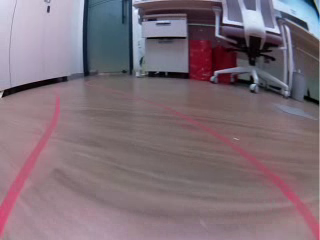
#> input picture frame 19 of important_code/deepThinkCar_mini/data/car_video.avi, 320 x 240 px, given in place of the camera
$ python jd_1_record_lane_video.py
#> lines starting #> are read from the running program, lines starting #| are printed output that depends on the picture; after the words box and inside, x2 and y2 are one past the last pixel; in counts of white or black regions, pixels touching at a corner belong together
### important_code/deepThinkCar_mini/jd_opencv_lane_detect.py
import cv2
import numpy as np
import logging
import math
import datetime
import sys

show_image = False
class JdOpencvLaneDetect(object):
    def __init__(self):
        self.curr_steering_angle = 90

    def get_lane(self, frame):
        show_image("orignal", frame)
        lane_lines, frame = detect_lane(frame)
        return lane_lines, frame

    def get_steering_angle(self, img_lane, lane_lines):
        if len(lane_lines) == 0:
            return 0, None
        new_steering_angle = compute_steering_angle(img_lane, lane_lines)
        self.curr_steering_angle = stabilize_steering_angle(self.curr_steering_angle, new_steering_angle, len(lane_lines))

        curr_heading_image = display_heading_line(img_lane, self.curr_steering_angle)
        show_image("heading", curr_heading_image)

        return self.curr_steering_angle, curr_heading_image

############################
# Frame processing steps
############################
def detect_lane(frame):
    logging.debug('detecting lane lines...')
    edges = detect_edges(frame)
    show_image('edges', edges)

    cropped_edges = region_of_interest(edges)
    show_image('edges cropped', cropped_edges, True)

    line_segments = detect_line_segments(cropped_edges)
    line_segment_image = display_lines(frame, line_segments)
    show_image("line segments", line_segment_image)

    lane_lines = average_slope_intercept(frame, line_segments)
    lane_lines_image = display_lines(frame, lane_lines)
    show_image("lane lines images", lane_lines_image)

    return lane_lines, lane_lines_image

'''
To improve red line detection
1. change hue value: lower_red1[0], upper_red1[0], lower_red2[0], upper_red2[0]
recommand values are 170 ~ 180 and 0 ~ 30. we use 2 masks.
2. change saturation value: lower_red1[1], lower_red2[1]
recommand values: 70 ~ 100
3. change value value: lower_red1[1], lower_red2[1]
recommand values: 30 ~ 100
'''
def detect_edges(frame):
    # filter for red lane lines
    hsv = cv2.cvtColor(frame, cv2.COLOR_BGR2HSV)
    show_image("hsv", hsv)
    # red
    lower_red1 = np.array([0, 50, 50])
    upper_red1 = np.array([40, 255, 255])
    mask1 = cv2.inRange(hsv, lower_red1, upper_red1)
    lower_red2 = np.array([160, 50, 50])
    upper_red2 = np.array([180, 255, 255])
    mask2 = cv2.inRange(hsv, lower_red2, upper_red2)
    mask = mask1+mask2

    show_image("blue mask", mask, True)

    # detect edges
    edges = cv2.Canny(mask, 200, 400)
    show_image("blue edge", edges)

    return edges

def region_of_interest(canny):
    height, width = canny.shape
    mask = np.zeros_like(canny)

    # only focus bottom half of the screen

    polygon = np.array([[
        (0, height*(1/2)),
        (width, height*(1/2)),
        (width, height),
        (0, height),
    ]], np.int32)
    cv2.fillPoly(mask, polygon, 255)
    show_image("mask", mask)
    masked_image = cv2.bitwise_and(canny, mask)
    return masked_image

def detect_line_segments(cropped_edges):
    # tuning min_threshold, minLineLength, maxLineGap is a trial and error process by hand
    rho = 1  # precision in pixel, i.e. 1 pixel
    angle = np.pi / 180  # degree in radian, i.e. 1 degree
    min_threshold = 10  # minimal of votes
    line_segments = cv2.HoughLinesP(cropped_edges, rho, angle, min_threshold, np.array([]), minLineLength=15, maxLineGap=4)

    if line_segments is not None:
        for line_segment in line_segments:
            logging.debug('detected line_segment:')
            logging.debug("%s of length %s" % (line_segment, length_of_line_segment(line_segment[0])))

    return line_segments


def average_slope_intercept(frame, line_segments):
    """
    This function combines line segments into one or two lane lines
    If all line slopes are < 0: then we only have detected left lane
    If all line slopes are > 0: then we only have detected right lane
    """
    lane_lines = []
    if line_segments is None:
        logging.info('No line_segment segments detected')
        return lane_lines

    height, width, _ = frame.shape
    left_fit = []
    right_fit = []

    boundary = 1/3
    left_region_boundary = width * (1 - boundary)  # left lane line segment should be on left 2/3 of the screen
    right_region_boundary = width * boundary # right lane line segment should be on left 2/3 of the screen

    for line_segment in line_segments:
        for x1, y1, x2, y2 in line_segment:
            if x1 == x2:
                logging.info('skipping vertical line segment (slope=inf): %s' % line_segment)
                continue
            fit = np.polyfit((x1, x2), (y1, y2), 1)
            slope = fit[0]
            intercept = fit[1]
            if slope < 0:
                if x1 < left_region_boundary and x2 < left_region_boundary:
                    #left_fit.append((slope, intercept))
                    if slope < -0.75:
                        #print("left points:", x1, x2, y1, y2)
                        #print("left slope", slope, "intercepts:", intercept)
                        left_fit.append((slope, intercept))
            else:
                if x1 > right_region_boundary and x2 > right_region_boundary:
                    #right_fit.append((slope, intercept))
                    if slope > 0.75:
                        #print("right points:", x1, x2, y1, y2)
                        #print("right slope", slope, "intercepts:", intercept)
                        right_fit.append((slope, intercept))

    left_fit_average = np.average(left_fit, axis=0)
    if len(left_fit) > 0:
        lane_lines.append(make_points(frame, left_fit_average))

    right_fit_average = np.average(right_fit, axis=0)
    if len(right_fit) > 0:
        lane_lines.append(make_points(frame, right_fit_average))

    logging.debug('lane lines: %s' % lane_lines)  # [[[316, 720, 484, 432]], [[1009, 720, 718, 432]]]

    return lane_lines


def compute_steering_angle(frame, lane_lines):
    """ Find the steering angle based on lane line coordinate
        We assume that camera is calibrated to point to dead center
    """
    if len(lane_lines) == 0:
        logging.info('No lane lines detected, do nothing')
        return -90

    height, width, _ = frame.shape
    if len(lane_lines) == 1:
        logging.debug('Only detected one lane line, just follow it. %s' % lane_lines[0])
        x1, _, x2, _ = lane_lines[0][0]
        x_offset = x2 - x1
    else:
        _, _, left_x2, _ = lane_lines[0][0]
        _, _, right_x2, _ = lane_lines[1][0]
        camera_mid_offset_percent = 0.02 # 0.0 means car pointing to center, -0.03: car is centered to left, +0.03 means car pointing to right
        mid = int(width / 2 * (1 + camera_mid_offset_percent))
        x_offset = (left_x2 + right_x2) / 2 - mid

    # find the steering angle, which is angle between navigation direction to end of center line
    y_offset = int(height / 2)

    angle_to_mid_radian = math.atan(x_offset / y_offset)  # angle (in radian) to center vertical line
    angle_to_mid_deg = int(angle_to_mid_radian * 180.0 / math.pi)  # angle (in degrees) to center vertical line
    steering_angle = angle_to_mid_deg + 90  # this is the steering angle needed by picar front wheel

    logging.debug('new steering angle: %s' % steering_angle)
    return steering_angle


def stabilize_steering_angle(curr_steering_angle, new_steering_angle, num_of_lane_lines, max_angle_deviation_two_lines=5, max_angle_deviation_one_lane=1):
    """
    Using last steering angle to stabilize the steering angle
    This can be improved to use last N angles, etc
    if new angle is too different from current angle, only turn by max_angle_deviation degrees
    """
    if num_of_lane_lines == 2 :
        # if both lane lines detected, then we can deviate more
        max_angle_deviation = max_angle_deviation_two_lines
    else :
        # if only one lane detected, don't deviate too much
        max_angle_deviation = max_angle_deviation_one_lane

    angle_deviation = new_steering_angle - curr_steering_angle
    if abs(angle_deviation) > max_angle_deviation:
        stabilized_steering_angle = int(curr_steering_angle
                                        + max_angle_deviation * angle_deviation / abs(angle_deviation))
    else:
        stabilized_steering_angle = new_steering_angle
    logging.info('Proposed angle: %s, stabilized angle: %s' % (new_steering_angle, stabilized_steering_angle))
    return stabilized_steering_angle


"""
  Utility Functions
"""
def display_lines(frame, lines, line_color=(0, 255, 0), line_width=10):
    line_image = np.zeros_like(frame)
    if lines is not None:
        for line in lines:
            for x1, y1, x2, y2 in line:
                cv2.line(line_image, (x1, y1), (x2, y2), line_color, line_width)
    line_image = cv2.addWeighted(frame, 0.8, line_image, 1, 1)
    return line_image


def display_heading_line(frame, steering_angle, line_color=(0, 0, 255), line_width=5, ):
    heading_image = np.zeros_like(frame)
    height, width, _ = frame.shape

    # figure out the heading line from steering angle
    # heading line (x1,y1) is always center bottom of the screen
    # (x2, y2) requires a bit of trigonometry

    # Note: the steering angle of:
    # 0-89 degree: turn left
    # 90 degree: going straight
    # 91-180 degree: turn right
    steering_angle_radian = steering_angle / 180.0 * math.pi
    x1 = int(width / 2)
    y1 = height
    x2 = int(x1 - height / 2 / math.tan(steering_angle_radian))
    y2 = int(height / 2)

    cv2.line(heading_image, (x1, y1), (x2, y2), line_color, line_width)
    heading_image = cv2.addWeighted(frame, 0.8, heading_image, 1, 1)

    return heading_image


def length_of_line_segment(line):
    x1, y1, x2, y2 = line
    return math.sqrt((x2 - x1) ** 2 + (y2 - y1) ** 2)


def show_image(title, frame, show=show_image):
    if show:
        cv2.imshow(title, frame)


def make_points(frame, line):
    height, width, _ = frame.shape
    slope, intercept = line
    y1 = height  # bottom of the frame
    y2 = int(y1 * 1 / 2)  # make points from middle of the frame down

    # bound the coordinates within the frame
    x1 = max(-width, min(2 * width, int((y1 - intercept) / slope)))
    x2 = max(-width, min(2 * width, int((y2 - intercept) / slope)))
    return [[x1, y1, x2, y2]]

### important_code/deepThinkCar_mini/jd_1_record_lane_video.py
'''
1. importing necessary modules
'''
import cv2
import os
#from adafruit_servokit import ServoKit
from jd_opencv_lane_detect import JdOpencvLaneDetect
#from jd_car_motor_l9110 import JdCarMotorL9110

'''
2. Creating object from classes
  1) Servo handling object from ServoKit class
  2) OpenCV lane detecting object from JdOpencvLaneDetect class
  3) DC motor handling object form JdCarMotorL9110 class
'''
# Servo object
#servo = ServoKit(channels=16)
# OpenCV line detector object
cv_detector = JdOpencvLaneDetect()
# DC motor object
#motor = JdCarMotorL9110()

'''
3. Creating camera object and setting resolution of camera image
cv2.VideoCapture() function create camera object.
'''
# Camera object: reading image from camera
cap = cv2.VideoCapture(0)
# Setting camera resolution as 320x240
cap.set(3, 320)
cap.set(4, 240)

'''
4. Creating data folder, if not exist
Video file that come from OpenCV driving is saved here.
'''
# Find ./data folder for labeling data
try:
    if not os.path.exists('./data'):
        os.makedirs('./data')
except OSError:
    print("failed to make ./data folder")

'''
5. Creating video recording object
In this first step, we record deepThinkCar driving as AVI video file.
To do this we have to use cv2.VideoWrite_forcc() and cv2.Video_writer()
For more info, refer OpenCV tutorial.
'''
# Create video codec object. We use 'XVID' format for Raspberry pi.
fourcc =  cv2.VideoWriter_fourcc(*'XVID')
#fourcc =  cv2.VideoWriter_fourcc('M','J','P','G')
# Video write object
video_orig = cv2.VideoWriter('./data/car_video.avi', fourcc, 20.0, (320, 240))
#video_orig = cv2.VideoWriter('./data/car_video_lane.avi', fourcc, 20.0, (SCREEN_WIDTH, SCREEN_HEIGHT))

'''
6. Preparing deepThinkCar starting.
Before start driving, we need to adjust servo offset(wheel calibraton)
and wheel control while motor stop.
It will prevents mis-driving of deepThinkCar.
'''
# Servo offset. You can get offset from calibration.py
#servo_offset = 1
#servo.servo[0].angle = 90 + servo_offset

# Prepare real starting
for i in range(30):
    ret, img_org = cap.read()
    if ret:
        lanes, img_lane = cv_detector.get_lane(img_org)
        angle, img_angle = cv_detector.get_steering_angle(img_lane, lanes)
        if img_angle is None:
            print("can't find lane...")
            pass
        else:
            print(angle)
            #servo.servo[0].angle = angle + servo_offset
    else:
        print("camera error")
#> this loop made 30 passes
#> new_steering_angle in get_steering_angle on passes 1 to 8: 72, 81, 74, 79, 71, 71, 90, 73
#> new_steering_angle in get_steering_angle on passes 12, 14: 108, 111
#| 85
#| 81
#| 76
#| 79
#| 74
#| 71
#| 76
#| 73
#> (further printed lines are left out)
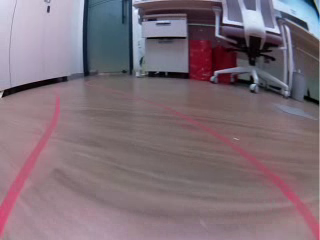
#> input picture frame 19 of important_code/deepThinkCar_mini/data/car_video.avi, 320 x 240 px, given in place of the camera
#> pass 1, in detect_edges, `mask1 = cv2.inRange(hsv, lower_red1, upper_red1)`:
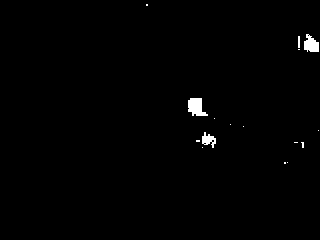
#> mask1: shape (240, 320); 0.82% white; 16 white regions (12 under 20 px), largest, box (x1, y1, x2, y2) and area: (188, 98, 208, 116) 247, (304, 34, 319, 52) 192, (202, 132, 216, 148) 123, (298, 36, 300, 48) 24
#> pass 1, in detect_edges, `mask2 = cv2.inRange(hsv, lower_red2, upper_red2)`:
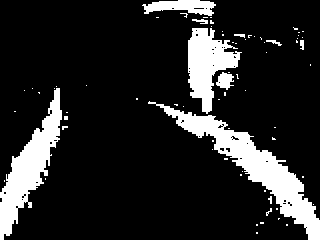
#> mask2: shape (240, 320); 15.2% white; 72 white regions (62 under 20 px), largest, box (x1, y1, x2, y2) and area: (148, 101, 320, 240) 4645, (0, 88, 62, 240) 3310, (188, 28, 242, 114) 2390
#> pass 1, in detect_edges, `mask = mask1+mask2`:
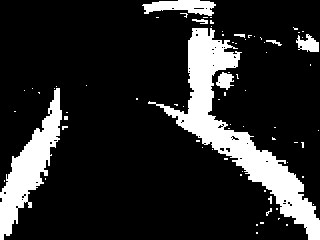
#> mask: shape (240, 320); 16.1% white; 75 white regions (66 under 20 px), largest, box (x1, y1, x2, y2) and area: (148, 28, 320, 240) 7414, (0, 88, 62, 240) 3310, (142, 0, 216, 16) 742
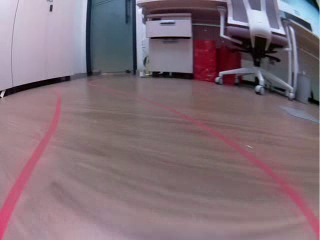
#> input picture frame 20 of important_code/deepThinkCar_mini/data/car_video.avi, 320 x 240 px, given in place of the camera
#> after the loop:
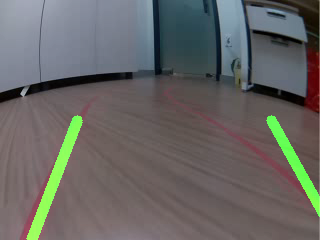
#> img_lane: shape (240, 320, 3); mean B, G, R 99.3, 101.5, 102.5
#> after the loop:
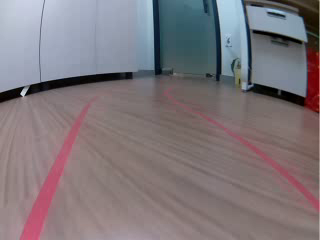
#> img_org: shape (240, 320, 3); mean B, G, R 122.9, 118.3, 126.9
'''
7. Starting motor before real driving
'''
# Start motor
#motor.motor_move_forward(10)

'''
8. Perform real driving
In this part, we perform real OpenCV lane detecting driving.
When you press 'q' key, it stp deepThinkCar.
While on driving, driving is recorded.
'''
# real driving routine
while True:
    ret, img_org = cap.read()
    if ret:
        # camera image writing
        video_orig.write(img_org)
        # Find lane angle
        lanes, img_lane = cv_detector.get_lane(img_org)
        angle, img_angle = cv_detector.get_steering_angle(img_lane, lanes)
        if img_angle is None:
            print("can't find lane...")
            pass
        else:
            cv2.imshow('lane', img_angle)
            print(angle)
            #servo.servo[0].angle = angle + servo_offset
        if cv2.waitKey(1) & 0xFF == ord('q'):
            break
    else:
        print("cap error")
'''
9. Finishing the driving
Releasing occupied resources
'''
#motor.motor_stop()
cap.release()
video_orig.release()
cv2.destroyAllWindows()

$ run again, starting later in the video
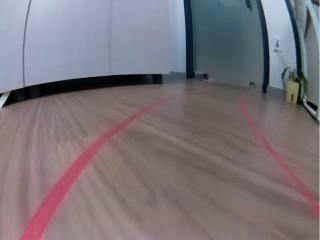
#> input picture frame 85 of important_code/deepThinkCar_mini/data/car_video.avi, 320 x 240 px, given in place of the camera
#> the loop `for i in range(30):` made 30 passes
#> new_steering_angle in get_steering_angle on passes 1 to 5: 95, 100, 100, 98, 100
#> (printed output is left out)
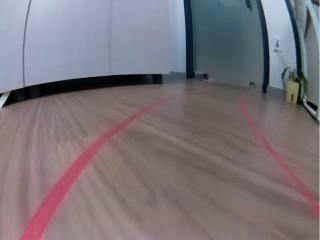
#> input picture frame 85 of important_code/deepThinkCar_mini/data/car_video.avi, 320 x 240 px, given in place of the camera
#> pass 1, in detect_edges, `mask1 = cv2.inRange(hsv, lower_red1, upper_red1)`:
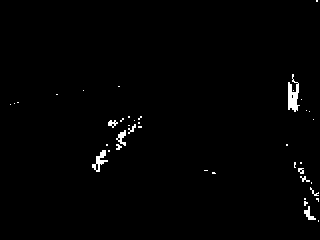
#> mask1: shape (240, 320); 1.1% white; 41 white regions (31 under 20 px), largest, box (x1, y1, x2, y2) and area: (288, 74, 300, 112) 254, (92, 150, 108, 172) 137, (116, 130, 126, 146) 77
#> after the loop `for i in range(30):`:
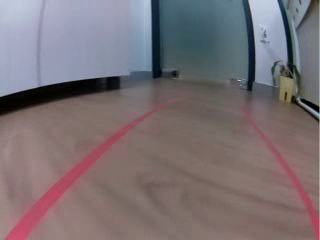
#> img_org: shape (240, 320, 3); mean B, G, R 116.6, 112.1, 122.2

$ run again, starting later in the video
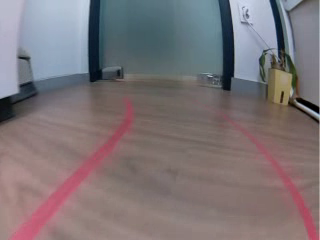
#> input picture frame 152 of important_code/deepThinkCar_mini/data/car_video.avi, 320 x 240 px, given in place of the camera
#> the loop `for i in range(30):` made 30 passes
#> new_steering_angle in get_steering_angle on passes 1, 2, 4, 5, 6: 108, 114, 116, 99, 91
#> (printed output is left out)
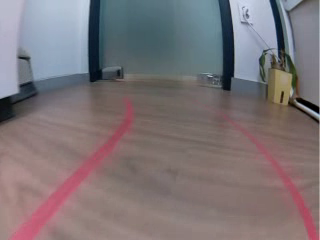
#> input picture frame 152 of important_code/deepThinkCar_mini/data/car_video.avi, 320 x 240 px, given in place of the camera
#> pass 1, in detect_edges, `mask1 = cv2.inRange(hsv, lower_red1, upper_red1)`:
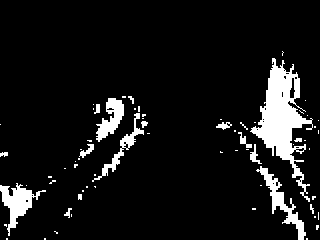
#> mask1: shape (240, 320); 8.7% white; 68 white regions (51 under 20 px), largest, box (x1, y1, x2, y2) and area: (250, 58, 313, 202) 3152, (0, 183, 46, 236) 854, (256, 166, 306, 240) 796
#> after the loop `for i in range(30):`:
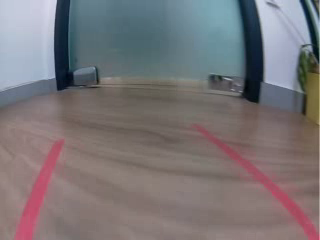
#> img_org: shape (240, 320, 3); mean B, G, R 119.1, 116.3, 121.7
